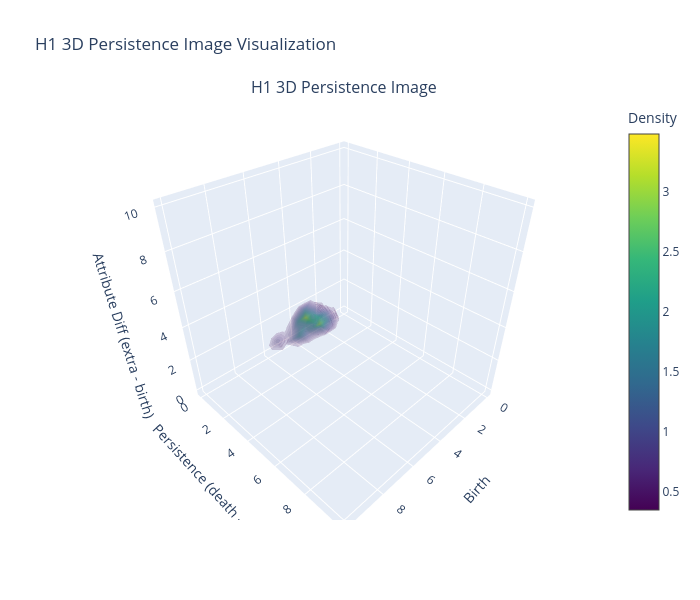

The cell this chart's notebook holds for it:
### Code cell
visualize_3d_PIs(PI_3D_B_to_total)

### Figure 1 — Plotly figure (JSON) as saved in the notebook; plotly's stock layout.template omitted (floating-point values rounded to 4 significant figures; data arrays with more than 128 entries replaced by an {"elided": "..."} marker saying what was removed)
{"data": [{"colorbar": {"title": {"text": "Density"}}, "colorscale": [[0, "#440154"], [0.1111, "#482878"], [0.2222, "#3e4989"], [0.3333, "#31688e"], [0.4444, "#26828e"], [0.5556, "#1f9e89"], [0.6667, "#35b779"], [0.7778, "#6ece58"], [0.8889, "#b5de2b"], [1, "#fde725"]], "isomax": 3.485, "isomin": 0.3485, "name": "H1", "opacity": 0.1, "surface": {"count": 20}, "type": "volume", "value": {"elided": "8000 float values"}, "x": {"elided": "8000 float values"}, "y": {"elided": "8000 float values"}, "z": {"elided": "8000 float values"}}], "layout": {"annotations": [{"font": {"size": 16}, "showarrow": false, "text": "H1 3D Persistence Image", "x": 0.5, "xanchor": "center", "xref": "paper", "y": 1, "yanchor": "bottom", "yref": "paper"}], "height": 600, "scene": {"domain": {"x": [0, 1], "y": [0, 1]}, "xaxis": {"title": {"text": "Birth"}}, "yaxis": {"title": {"text": "Persistence (death - birth)"}}, "zaxis": {"title": {"text": "Attribute Diff (extra - birth)"}}}, "title": {"text": "H1 3D Persistence Image Visualization"}, "width": 700}}
